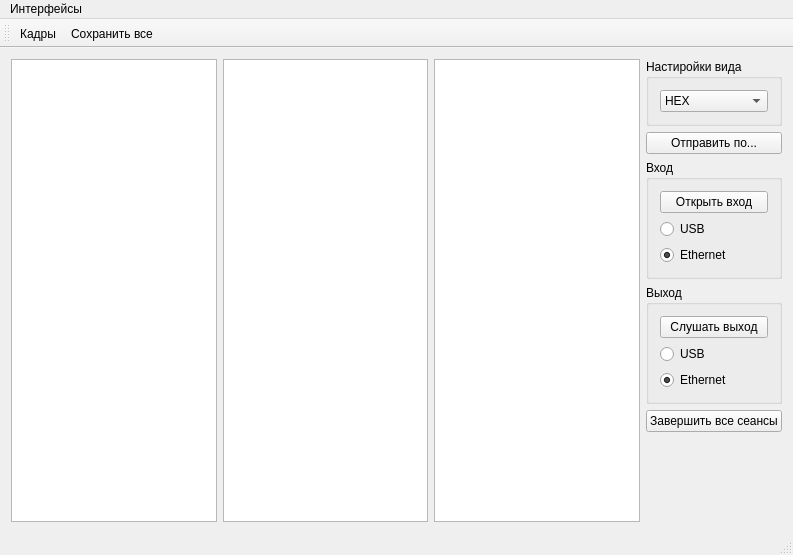
<?xml version="1.0" encoding="UTF-8"?>
<ui version="4.0">
 <class>MainWindow</class>
 <widget class="QMainWindow" name="MainWindow">
  <property name="geometry">
   <rect>
    <x>0</x>
    <y>0</y>
    <width>793</width>
    <height>555</height>
   </rect>
  </property>
  <property name="windowTitle">
   <string>MainWindow</string>
  </property>
  <widget class="QWidget" name="centralWidget">
   <property name="sizePolicy">
    <sizepolicy hsizetype="Maximum" vsizetype="Maximum">
     <horstretch>0</horstretch>
     <verstretch>0</verstretch>
    </sizepolicy>
   </property>
   <layout class="QHBoxLayout" name="horizontalLayout">
    <item>
     <widget class="QTextEdit" name="textEditOut">
      <property name="font">
       <font>
        <family>Consolas</family>
        <pointsize>12</pointsize>
       </font>
      </property>
      <property name="tabStopWidth">
       <number>48</number>
      </property>
     </widget>
    </item>
    <item>
     <widget class="QTextEdit" name="textEditIn">
      <property name="font">
       <font>
        <family>Consolas</family>
        <pointsize>12</pointsize>
       </font>
      </property>
      <property name="readOnly">
       <bool>true</bool>
      </property>
      <property name="tabStopWidth">
       <number>48</number>
      </property>
     </widget>
    </item>
    <item>
     <widget class="QTextEdit" name="textEditCompere">
      <property name="enabled">
       <bool>true</bool>
      </property>
      <property name="font">
       <font>
        <family>Consolas</family>
        <pointsize>12</pointsize>
       </font>
      </property>
      <property name="readOnly">
       <bool>true</bool>
      </property>
      <property name="tabStopWidth">
       <number>48</number>
      </property>
     </widget>
    </item>
    <item>
     <layout class="QVBoxLayout" name="verticalLayout_2">
      <item>
       <widget class="QGroupBox" name="settingBox">
        <property name="sizePolicy">
         <sizepolicy hsizetype="Preferred" vsizetype="Preferred">
          <horstretch>0</horstretch>
          <verstretch>0</verstretch>
         </sizepolicy>
        </property>
        <property name="title">
         <string>Настиройки вида</string>
        </property>
        <layout class="QVBoxLayout" name="verticalLayout">
         <item>
          <widget class="QComboBox" name="charView">
           <item>
            <property name="text">
             <string>HEX</string>
            </property>
           </item>
           <item>
            <property name="text">
             <string>ASCII</string>
            </property>
           </item>
          </widget>
         </item>
        </layout>
       </widget>
      </item>
      <item>
       <widget class="QPushButton" name="pushButtonStart">
        <property name="text">
         <string>Отправить по...</string>
        </property>
       </widget>
      </item>
      <item>
       <widget class="QGroupBox" name="groupIn">
        <property name="title">
         <string>Вход</string>
        </property>
        <layout class="QVBoxLayout" name="verticalLayout_3">
         <item>
          <widget class="QPushButton" name="pushButtonIn">
           <property name="text">
            <string>Открыть вход</string>
           </property>
          </widget>
         </item>
         <item>
          <widget class="QRadioButton" name="radioButtonUsbIn">
           <property name="text">
            <string>USB</string>
           </property>
          </widget>
         </item>
         <item>
          <widget class="QRadioButton" name="radioButtonEthIn">
           <property name="text">
            <string>Ethernet</string>
           </property>
           <property name="checked">
            <bool>true</bool>
           </property>
          </widget>
         </item>
        </layout>
       </widget>
      </item>
      <item>
       <widget class="QGroupBox" name="groupOut">
        <property name="title">
         <string>Выход</string>
        </property>
        <layout class="QVBoxLayout" name="verticalLayout_4">
         <item>
          <widget class="QPushButton" name="pushButtonOut">
           <property name="text">
            <string>Слушать выход</string>
           </property>
          </widget>
         </item>
         <item>
          <widget class="QRadioButton" name="radioButtonUsbOut">
           <property name="text">
            <string>USB</string>
           </property>
          </widget>
         </item>
         <item>
          <widget class="QRadioButton" name="radioButtonEthOut">
           <property name="text">
            <string>Ethernet</string>
           </property>
           <property name="checked">
            <bool>true</bool>
           </property>
          </widget>
         </item>
        </layout>
       </widget>
      </item>
      <item>
       <widget class="QPushButton" name="pushButtonEnd">
        <property name="text">
         <string>Завершить все сеансы</string>
        </property>
       </widget>
      </item>
      <item>
       <spacer name="verticalSpacer">
        <property name="orientation">
         <enum>Qt::Vertical</enum>
        </property>
        <property name="sizeHint" stdset="0">
         <size>
          <width>20</width>
          <height>40</height>
         </size>
        </property>
       </spacer>
      </item>
     </layout>
    </item>
   </layout>
  </widget>
  <widget class="QMenuBar" name="menuBar">
   <property name="geometry">
    <rect>
     <x>0</x>
     <y>0</y>
     <width>793</width>
     <height>21</height>
    </rect>
   </property>
   <widget class="QMenu" name="menu_2">
    <property name="title">
     <string>Интерфейсы</string>
    </property>
    <addaction name="actionUsbSettings"/>
    <addaction name="actionEhtTSettings"/>
    <addaction name="actionEhtRSettings"/>
   </widget>
   <addaction name="menu_2"/>
  </widget>
  <widget class="QToolBar" name="mainToolBar">
   <attribute name="toolBarArea">
    <enum>TopToolBarArea</enum>
   </attribute>
   <attribute name="toolBarBreak">
    <bool>false</bool>
   </attribute>
   <addaction name="actionFrame"/>
   <addaction name="actionSaveAll"/>
  </widget>
  <widget class="QStatusBar" name="statusBar"/>
  <action name="actionFrame">
   <property name="text">
    <string>Кадры</string>
   </property>
   <property name="toolTip">
    <string>Настройка кадров передоваемых и получаемых с устройства</string>
   </property>
  </action>
  <action name="actionSaveAll">
   <property name="text">
    <string>Сохранить все</string>
   </property>
   <property name="toolTip">
    <string>Сохранить входные и выходные файлы</string>
   </property>
  </action>
  <action name="actionUsbSettings">
   <property name="text">
    <string>Настройка USB</string>
   </property>
   <property name="toolTip">
    <string>Выбор и настройка USB портов и устройств</string>
   </property>
  </action>
  <action name="actionEhtTSettings">
   <property name="text">
    <string>Настройка EthT</string>
   </property>
   <property name="toolTip">
    <string>Настройка Ethernet передатчика</string>
   </property>
  </action>
  <action name="actionEhtRSettings">
   <property name="text">
    <string>Настройка EthR</string>
   </property>
   <property name="toolTip">
    <string>Настройка Ethernet приемника</string>
   </property>
  </action>
  <action name="actionEthStart">
   <property name="text">
    <string>Передача по Eth</string>
   </property>
   <property name="toolTip">
    <string>Начать передачу по Ethernet</string>
   </property>
  </action>
  <action name="actionUSBStart">
   <property name="text">
    <string>Передача по USB</string>
   </property>
   <property name="toolTip">
    <string>Начать передачу по USB</string>
   </property>
  </action>
  <action name="actionFrameIn">
   <property name="text">
    <string>Входной кадр</string>
   </property>
   <property name="toolTip">
    <string>Настройка кадра получаемого с устройства</string>
   </property>
  </action>
  <action name="actionStart">
   <property name="text">
    <string>Передача по...</string>
   </property>
   <property name="toolTip">
    <string>Начать передачу по настраевыемым интерфейсам</string>
   </property>
  </action>
 </widget>
 <layoutdefault spacing="6" margin="11"/>
 <resources/>
 <connections/>
</ui>
